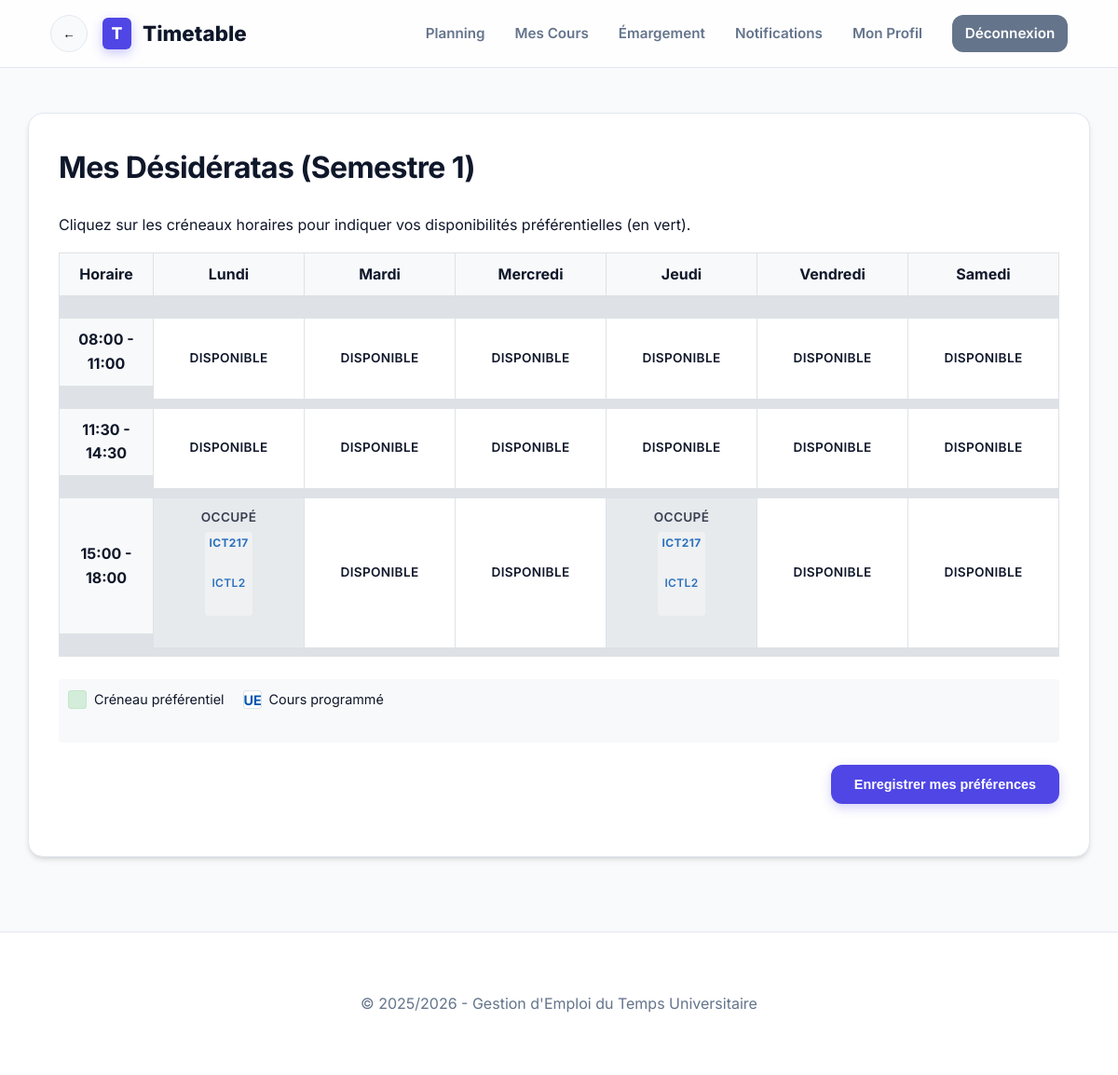
The app's page /timetable_app/modules/preferences/submit.php (signed in) with its own data.
### tables this page shows
CREATE TABLE slots (
    id INT PRIMARY KEY AUTO_INCREMENT,
    day VARCHAR(20) NOT NULL,
    start_time VARCHAR(10) NOT NULL,
    end_time VARCHAR(10) NOT NULL
);

CREATE TABLE timetable (
    id INT PRIMARY KEY AUTO_INCREMENT,
    class_id INT,
    course_id INT,
    teacher_id INT,
    room_id INT,
    slot_id INT,
    semester_id INT,
    week_number INT,
    date_passage DATE,
    group_name VARCHAR(10),
    type VARCHAR(20) DEFAULT 'CM',
    FOREIGN KEY(class_id) REFERENCES classes(id),
    FOREIGN KEY(course_id) REFERENCES courses(id),
    FOREIGN KEY(teacher_id) REFERENCES teachers(id),
    FOREIGN KEY(room_id) REFERENCES rooms(id),
    FOREIGN KEY(slot_id) REFERENCES slots(id),
    FOREIGN KEY(semester_id) REFERENCES semesters(id)
);

CREATE TABLE courses (
    id INT PRIMARY KEY AUTO_INCREMENT,
    code VARCHAR(20) NOT NULL,
    title VARCHAR(200) NOT NULL,
    program_id INT,
    FOREIGN KEY(program_id) REFERENCES programs(id)
);

CREATE TABLE classes (
    id INT PRIMARY KEY AUTO_INCREMENT,
    program_id INT,
    name VARCHAR(50) NOT NULL,
    size INT,
    semester_id INT,
    FOREIGN KEY(program_id) REFERENCES programs(id),
    FOREIGN KEY(semester_id) REFERENCES semesters(id)
);

### timetable_app/modules/preferences/submit.php (the view, shortened to what this page needs)
<?php
require_once '../../includes/config.php';
$user_id = $_SESSION['user_id'];
$semester_id = 1;
$stmt = $pdo->prepare("SELECT id FROM teachers WHERE user_id = ?");
$stmt->execute([$user_id]);
$teacher = $stmt->fetch();
$teacher_id = $teacher['id'];
$slots = $pdo->query("SELECT * FROM slots ORDER BY id")->fetchAll();
$days = ['Lundi', 'Mardi', 'Mercredi', 'Jeudi', 'Vendredi', 'Samedi'];
$hours = $pdo->query("SELECT DISTINCT start_time, end_time FROM slots ORDER BY start_time")->fetchAll();
$existing_prefs = [];
$scheduled_courses = [];
$stmt = $pdo->prepare("
    SELECT t.slot_id, co.code, cl.name as class_name
    FROM timetable t
    JOIN courses co ON t.course_id = co.id
    JOIN classes cl ON t.class_id = cl.id
    WHERE t.teacher_id = ? AND t.semester_id = ?
");
$stmt->execute([$teacher_id, $semester_id]);
while ($row = $stmt->fetch()) {
    $scheduled_courses[$row['slot_id']][] = $row;
}
require_once '../../includes/header.php';
?>
<div class="card">
    <h1>Mes Désidératas (Semestre 1)</h1>
    <p>Cliquez sur les créneaux horaires pour indiquer vos disponibilités préférentielles (en vert).</p>
    <form method="POST">
        <div class="pref-grid">
            <div class="grid-header">Horaire</div>
            <?php foreach ($days as $day): ?>
                <div class="grid-header"><?php echo $day; ?></div>
            <?php endforeach; ?>
            <?php foreach ($hours as $h): ?>
                <div class="grid-header"><?php echo $h['start_time'] . ' - ' . $h['end_time']; ?></div>
                <?php foreach ($days as $day): ?>
                    <?php
                        $current_slot_id = null;
                        foreach ($slots as $s) {
                            if ($s['day'] === $day && $s['start_time'] === $h['start_time']) {
                                $current_slot_id = $s['id'];
                                break;
                            }
                        }
                    ?>
                    <?php if ($current_slot_id): ?>
                        <?php
                        $is_checked = in_array($current_slot_id, $existing_prefs);
                        $has_course = isset($scheduled_courses[$current_slot_id]);
                        ?>
                        <label class="pref-cell <?php echo $is_checked ? 'selected' : ''; ?> <?php echo $has_course ? 'disabled' : ''; ?>">
                            <?php if (!$has_course): ?>
                                <span><?php echo $is_checked ? 'Préférentiel' : 'Disponible'; ?></span>
                            <?php else: ?>
                                <span>Occupé</span>
                            <?php endif; ?>
                            <?php if ($has_course): ?>
                                <div class="scheduled-info">
                                    <?php foreach ($scheduled_courses[$current_slot_id] as $sc): ?>
                                        <div><strong><?php echo htmlspecialchars($sc['code']); ?></strong></div>
                                        <div><?php echo htmlspecialchars($sc['class_name']); ?></div>
                                    <?php endforeach; ?>
                                </div>
                            <?php endif; ?>
                        </label>
                    <?php else: ?>
                        <div class="pref-cell" style="background: #eee; color: #999;">-</div>
                    <?php endif; ?>
                <?php endforeach; ?>
            <?php endforeach; ?>
        </div>
        <div class="grid-legend">
            <div class="legend-item">
                <span class="legend-color" style="background-color: #d4edda; border: 1px solid #c3e6cb;"></span>
                Créneau préférentiel
            </div>
            <div class="legend-item">
                <span class="legend-color" style="color: #0056b3; text-align: center; font-weight: bold; border: 1px solid #dee2e6; background-color: white;">UE</span>
                Cours programmé
            </div>
        </div>
        <div style="margin-top: 20px; text-align: right;">
            <button type="submit" class="btn btn-primary">Enregistrer mes préférences</button>
        </div>
    </form>
</div>
<?php require_once '../../includes/footer.php'; ?>

### timetable_app/assets/css/style.css (style rules this page uses)
:root { --primary: #4f46e5; --primary-hover: #4338ca; --primary-light: #eef2ff; --secondary: #64748b; --secondary-hover: #475569; --success: #10b981; --success-hover: #059669; --danger: #ef4444; --danger-hover: #dc2626; --warning: #f59e0b; --bg: #f8fafc; --surface: #ffffff; --text: #0f172a; --text-muted: #64748b; --border: #e2e8f0; --input-bg: #ffffff; --shadow-sm: 0 1px 2px 0 rgb(0 0 0 / 0.05); --shadow: 0 4px 6px -1px rgb(0 0 0 / 0.1), 0 2px 4px -2px rgb(0 0 0 / 0.1); --shadow-md: 0 10px 15px -3px rgb(0 0 0 / 0.1), 0 4px 6px -4px rgb(0 0 0 / 0.1); --shadow-lg: 0 20px 25px -5px rgb(0 0 0 / 0.1), 0 8px 10px -6px rgb(0 0 0 / 0.1); --radius-sm: 0.375rem; --radius: 0.75rem; --radius-lg: 1rem; --transition: all 0.3s cubic-bezier(0.4, 0, 0.2, 1); }
* { box-sizing: border-box; margin: 0; padding: 0; }
body { font-family: 'Inter', -apple-system, BlinkMacSystemFont, "Segoe UI", Roboto, sans-serif; background-color: var(--bg); color: var(--text); line-height: 1.6; -webkit-font-smoothing: antialiased; }
.card { background: var(--surface); padding: 2rem; border-radius: var(--radius-lg); border: 1px solid var(--border); box-shadow: var(--shadow); margin-bottom: 2rem; transition: var(--transition); animation: fadeIn 0.8s cubic-bezier(0.16, 1, 0.3, 1); }
.card h1, .card h2, .card h3 { margin-bottom: 1.5rem; color: var(--text); font-weight: 700; letter-spacing: -0.02em; }
.btn { display: inline-flex; align-items: center; justify-content: center; padding: 0.75rem 1.5rem; border-radius: var(--radius); font-weight: 600; font-size: 0.9rem; cursor: pointer; transition: var(--transition); text-decoration: none; border: 1px solid transparent; gap: 0.5rem; }
.btn-primary { background: var(--primary); color: white; box-shadow: 0 4px 12px rgba(79, 70, 229, 0.25); }
form div { margin-bottom: 1.5rem; }
label { display: block; margin-bottom: 0.6rem; font-weight: 600; font-size: 0.85rem; color: var(--text); text-transform: uppercase; letter-spacing: 0.025em; }

### timetable_app/modules/preferences/submit.php (style rules this page uses)
.pref-grid { display: grid; grid-template-columns: 100px repeat(6, 1fr); gap: 1px; background: #dee2e6; border: 1px solid #dee2e6; margin-top: 1rem; }
.pref-cell, .grid-header { background: white; padding: 10px; display: flex; align-items: center; justify-content: center; text-align: center; flex-direction: column; }
.grid-header { font-weight: bold; background-color: #f8f9fa; }
.pref-cell { cursor: pointer; transition: background-color 0.2s; min-height: 60px; user-select: none; }
.pref-cell.disabled { cursor: not-allowed; background-color: #e9ecef; opacity: 0.8; }
.scheduled-info { font-size: 0.75rem; color: #0056b3; margin-top: 4px; background: rgba(255,255,255,0.5); padding: 2px 4px; border-radius: 4px; }
.grid-legend { display: flex; gap: 20px; margin-top: 15px; padding: 10px; background: #f8f9fa; border-radius: 4px; }
.legend-item { display: flex; align-items: center; gap: 8px; font-size: 0.9rem; }
.legend-color { display: inline-block; width: 20px; height: 20px; border-radius: 3px; line-height: 20px; }

### records on screen
slots: shows "DISPONIBLE"
slots: shows "DISPONIBLE"
slots: shows "DISPONIBLE"
slots: shows "DISPONIBLE"
slots: shows "DISPONIBLE"
slots: shows "DISPONIBLE"
slots: shows "DISPONIBLE"
slots: shows "DISPONIBLE"
slots: shows "DISPONIBLE"
slots: shows "DISPONIBLE"
slots: shows "DISPONIBLE"
slots: shows "DISPONIBLE"
timetable: course.code "ICT217", class.name "ICTL2"
slots: shows "DISPONIBLE"
slots: shows "DISPONIBLE"
timetable: course.code "ICT217", class.name "ICTL2"
slots: shows "DISPONIBLE"
slots: shows "DISPONIBLE"

### other values on screen
$day "Lundi"
$day "Mardi"
$day "Mercredi"
$day "Jeudi"
$day "Vendredi"
$day "Samedi"
$h['start_time'] "08:00"
$h['end_time'] "11:00"
$h['start_time'] "11:30"
$h['end_time'] "14:30"
$h['start_time'] "15:00"
$h['end_time'] "18:00"
